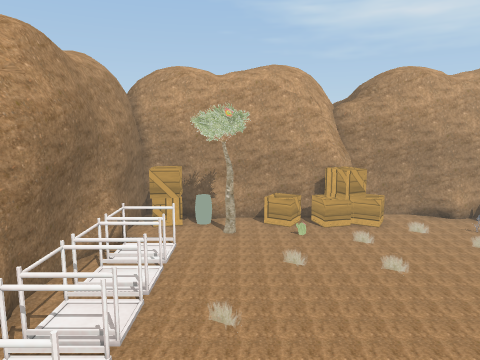
View 1 (above)

13 first-person views from a walk through a Unity game level. The camera is 1.4 m above the floor, tilts 8° down and sees 70° across. The floor is counted in squares, 0.36 m on a side. Each view is taken from the middle of a square. On the plan, view 1 faces up. The plan holds only what a view shows up to about 20 squares ahead; the rest is blank. The place goes on beyond the plan. The player character is not drawn. Some surface patterns are stand-ins.

View 2
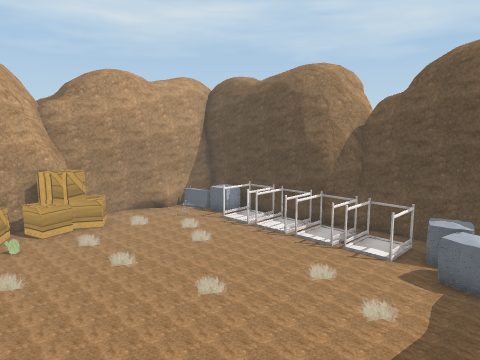

View 3
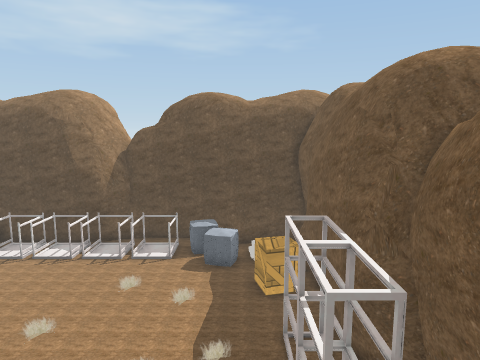

View 4
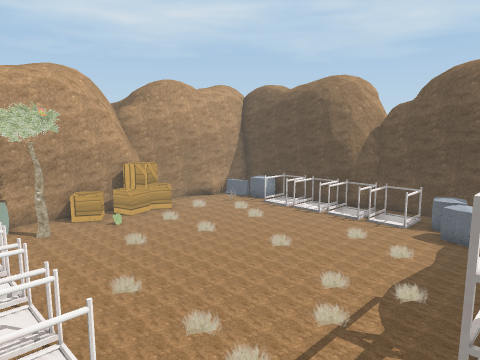

View 5
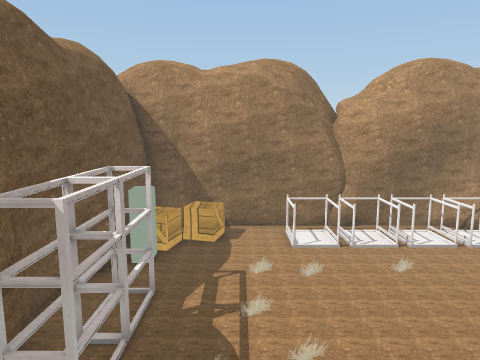

View 6
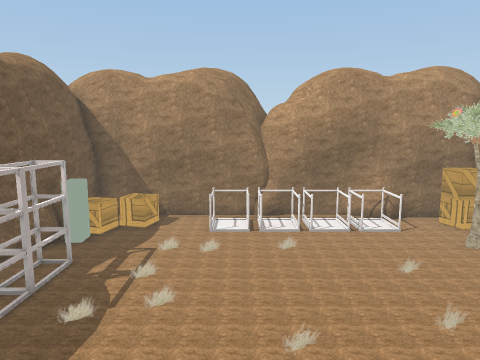

View 7
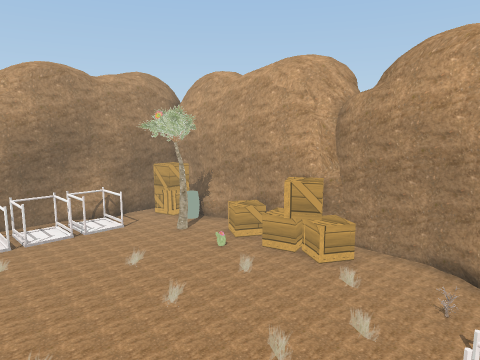

View 8
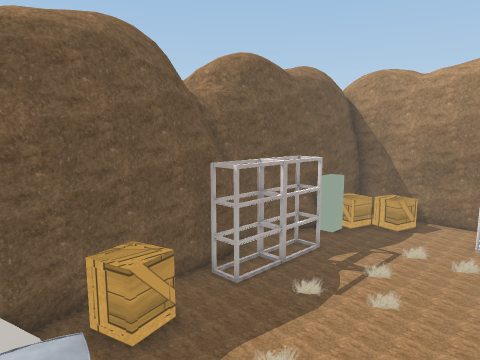

View 9
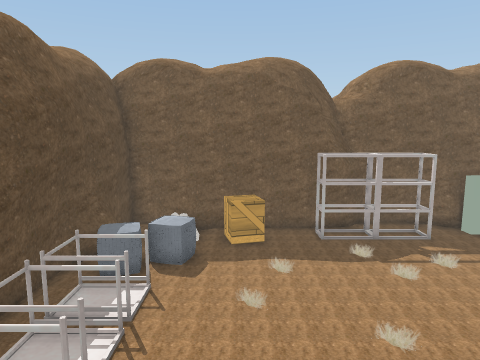

View 10
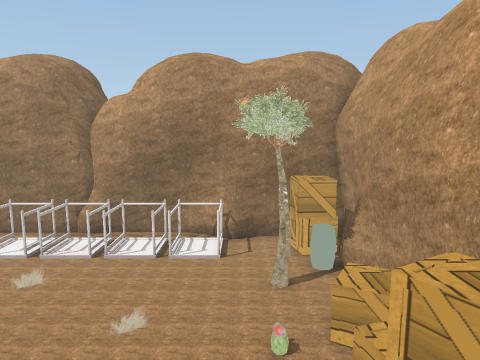

View 11
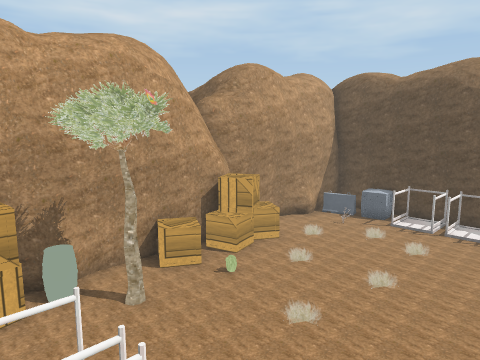

View 12
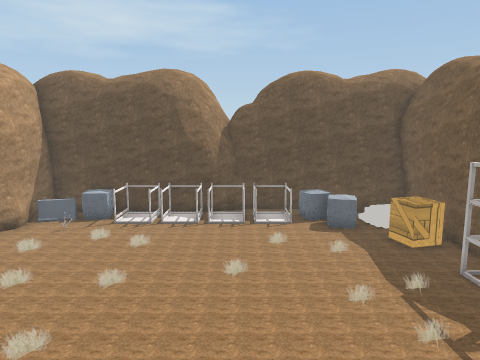

View 13
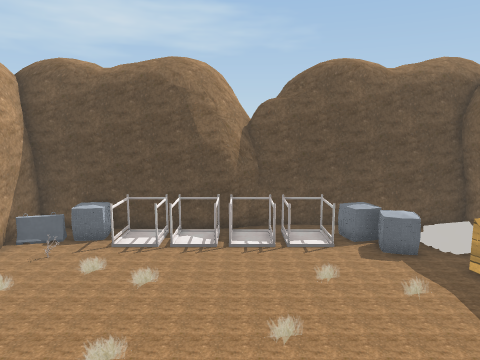

### Floor plan
Key: @ floor where view 1 was taken; . floor; / step, stairs or slope; = window, fence, low wall or low ledge; R rock; C crate; T tree; O other object.
Columns run from 7 left of view 1 to 15 right of it. Each row starts with its distance up from view 1.
 18          R  RR
 17  R  RRRRRR  RRRRRRRR
 16 RRRRRRRRRRR RRRRRRRRRR
 15 RRRCCRRRRRRR..RRRRRRRR
 14 RRRCCTTT.O.OC.....O.RR
 13  RRR.TTT=.........ORRR
 12  RRR.TTT..........ORRR
 11  RR/...............RRR
 10  RR///.............RRRR
  9  RR/...............RRRR
  8 RRR///.............RR
  7   R/...............ORR
  6 RRR///.............ORR
  5 RRR/...............ORRR
  4 RRR///.............ORR
  3 RRR...............O.RR
  2 RRR..............OO.RR
  1 RRR//............/.RRR
  0 RRR /..@OOOOO..O./.RRR
 -1 RRR. OO.OOORO.RRRR.RRRR
 -2 RRRRRRRRRRRRRRRRRRRRRRR
 -3  R RRRRRRRRR  RRRRR RR
 -4    RRR RRR    R

Positions as (right, up) in squares from view 1, and headings:
1: (0, 0), facing up
2: (0, 0), facing up-right
3: (-3, 1), facing right
4: (-4, -1), facing up-right
5: (9, 2), facing left
6: (11, 5), facing left
7: (11, 5), facing up-left
8: (11, 6), facing down-left
9: (8, 12), facing down
10: (8, 12), facing left
11: (-4, 6), facing up-right
12: (-4, 6), facing right
13: (-1, 7), facing right
